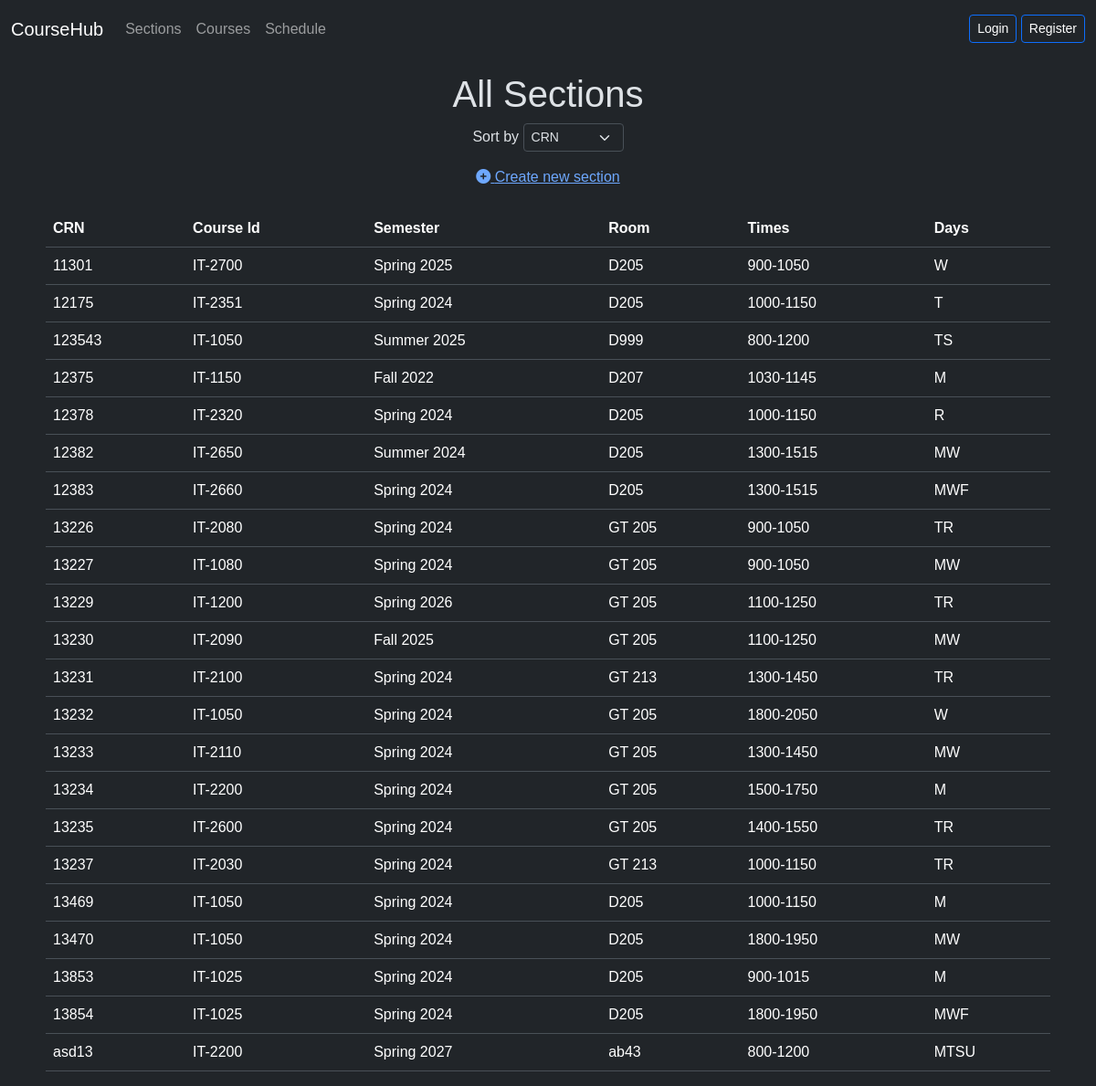
The page /sections.php on the database as committed earlier.
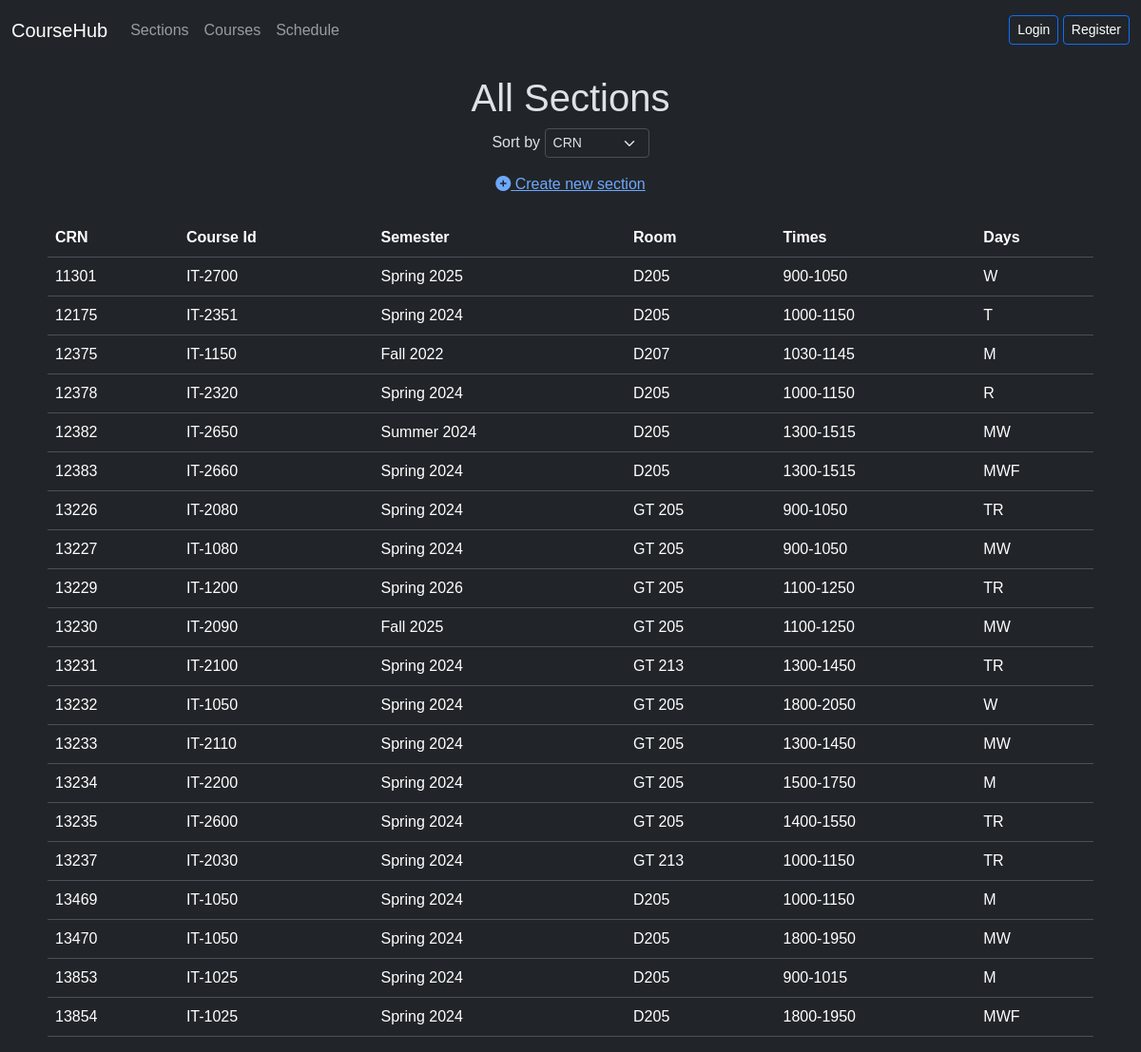
The same page on the database as committed later.
### tables this page shows
CREATE TABLE `sections` (
  `crn` varchar(45) NOT NULL,
  `course_id` varchar(45) DEFAULT NULL,
  `semester` varchar(45) NOT NULL,
  `room` varchar(45) DEFAULT NULL,
  `days` varchar(45) DEFAULT NULL,
  `times` varchar(45) DEFAULT NULL
);

### sections.php (the view, shortened to what this page needs)
<?php
include './navbar.php';
include './connection.php';
$defaultOption = 'crn';
$sortOption = isset($_GET['sortsections']) ? $_GET['sortsections'] : $defaultOption;
$sql = "SELECT * FROM sections ORDER BY $sortOption";
$result = mysqli_query($conn, $sql);
?>
<div class="text-center">
  <h1 class="mt-3">All Sections</h1>
  <p>
    Sort by
    <select name="sortsections" onchange="location.href='sections.php?sortsections=' + this.value" class="form-select form-select-sm d-inline-block w-auto">
      <option value="crn" <?php echo $sortOption == 'crn' ? 'selected' : ''; ?>>CRN</option>
    </select>
  </p>
  <p><a href="addsection.php"><i class="fas fa-plus-circle"></i> Create new section</a></p>
</div>
<div class="container mt-4">
  <table class="table">
    <tr>
      <th>CRN</th>
      <th>Course Id</th>
      <th>Semester</th>
      <th>Room</th>
      <th>Times</th>
      <th>Days</th>
    </tr>
    <?php
    if (mysqli_num_rows($result) > 0) {
      while ($row = mysqli_fetch_assoc($result)) {
    ?>
        <tr>
          <td><?php echo htmlspecialchars($row["crn"]); ?></td>
          <td><?php echo htmlspecialchars($row["course_id"]); ?></td>
          <td><?php echo htmlspecialchars($row["semester"]); ?></td>
          <td><?php echo htmlspecialchars($row["room"]); ?></td>
          <td><?php echo htmlspecialchars($row["times"]); ?></td>
          <td><?php echo htmlspecialchars($row["days"]); ?></td>
        </tr>
    <?php
      }
    } else {
      echo "<tr><td colspan='6'>0 results</td></tr>";
    }
    ?>
  </table>
</div>
</body>
</html>

### navbar.php (shortened to what this page needs)
<?php
$isLoggedIn = isset($_SESSION['email']) && isset($_SESSION['user_id']);
?>
<!DOCTYPE html>
<html lang="en" data-bs-theme="dark">
<head>
    <link rel="stylesheet" href="https://cdnjs.cloudflare.com/ajax/libs/font-awesome/6.0.0-beta2/css/all.min.css" />
    <link href="https://cdn.jsdelivr.net/npm/bootstrap@5.3.2/dist/css/bootstrap.min.css" rel="stylesheet">
    <link rel="stylesheet" type="text/css" href="./styles.css">
</head>
<body>
    <nav class="navbar navbar-expand-lg navbar-dark bg-dark">
        <div class="container-fluid">
            <a class="navbar-brand" href="<?php echo $isLoggedIn ? 'index.php' : 'index.html'; ?>">CourseHub</a>
            <div class="collapse navbar-collapse" id="navbarNav">
                <ul class="navbar-nav me-auto mb-2 mb-lg-0">
                    <li class="nav-item"><a class="nav-link" href="sections.php">Sections</a></li>
                    <li class="nav-item"><a class="nav-link" href="courses.php">Courses</a></li>
                    <li class="nav-item"><a class="nav-link" href="schedule.php">Schedule</a></li>
                </ul>
                <span class="navbar-text">
                    <?php if ($isLoggedIn) : ?>
                        Email: <?php echo htmlspecialchars($_SESSION['email']); ?> | User ID: <?php echo htmlspecialchars($_SESSION['user_id']); ?>
                        <a href="logout.php" class="btn btn-outline-secondary btn-sm">Logout</a>
                    <?php else : ?>
                        <a href="login.php" class="btn btn-outline-primary btn-sm">Login</a>
                        <a href="signup.php" class="btn btn-outline-primary btn-sm">Register</a>
                    <?php endif; ?>
                </span>
            </div>
        </div>
    </nav>

### styles.css (style rules this page uses)
* { font-family: Arial, Helvetica, sans-serif; }
table { max-width: 1100px; margin: auto; border-collapse: collapse; }

Rows that differ between the two databases and show on the page:
removed sections: crn "123543", course "IT-1050", semester "Summer 2025", room "D999", times "800-1200", days "TS"
removed sections: crn "asd13", course "IT-2200", semester "Spring 2027", room "ab43", times "800-1200", days "MTSU"
